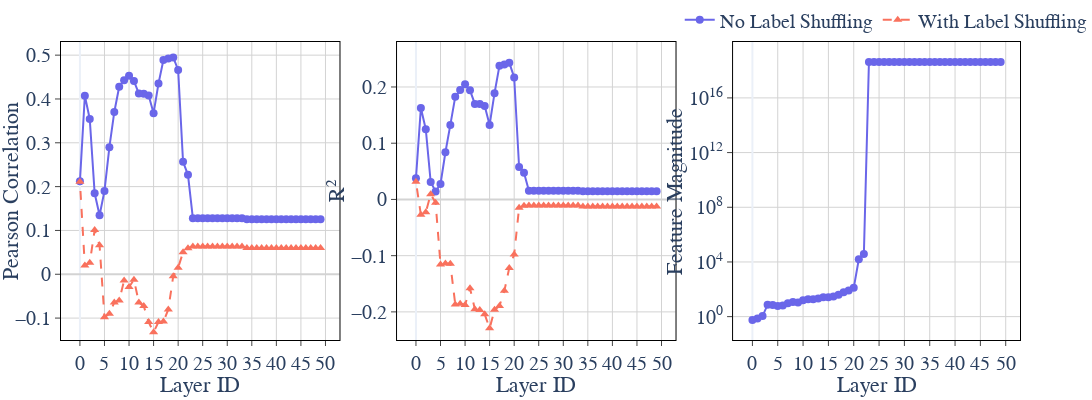

Source (notebook cell):
### Code cell
import pandas as pd
import plotly.graph_objects as go
from plotly.subplots import make_subplots
import numpy as np

# Load the main results
raw_results = pd.read_csv("/workspaces/src/models/bionemo-framework/attack/analysis/virulence_results/layerwise_sweep_40b.csv")

# Filter to only step=0 data
raw_results_step0 = raw_results[raw_results["checkpoint_step"] == 0]

# Separate by shuffle condition
results_no_shuffle = raw_results_step0[raw_results_step0["shuffle_labels"] == False]
results_shuffle = raw_results_step0[raw_results_step0["shuffle_labels"] == True]

# Define colors for shuffle vs no shuffle
color_no_shuffle = "#6a66e9"  # Blue
color_shuffle = "#f9715d"     # Red

# Create 1x3 subplots
fig = make_subplots(
    rows=1, cols=3,
    horizontal_spacing=0.06,
    column_widths=[0.33, 0.33, 0.34]
)

# Figure 1: Layer vs Pearson (Both shuffle conditions)
# No shuffle
fig.add_trace(
    go.Scatter(
        x=results_no_shuffle['layer'],
        y=results_no_shuffle['test/pearson'],
        mode='lines+markers',
        name='No Label Shuffling',
        line=dict(color=color_no_shuffle, width=2),
        marker=dict(color=color_no_shuffle, size=8),
        legendgroup='no_shuffle',
        showlegend=True
    ),
    row=1, col=1
)

# With shuffle
fig.add_trace(
    go.Scatter(
        x=results_shuffle['layer'],
        y=results_shuffle['test/pearson'],
        mode='lines+markers',
        name='With Label Shuffling',
        line=dict(color=color_shuffle, width=2, dash='dash'),
        marker=dict(color=color_shuffle, size=8, symbol='triangle-up'),
        legendgroup='shuffle',
        showlegend=True
    ),
    row=1, col=1
)

# Figure 2: Layer vs R² (Both shuffle conditions)
# No shuffle
fig.add_trace(
    go.Scatter(
        x=results_no_shuffle['layer'],
        y=results_no_shuffle['test/r2'],
        mode='lines+markers',
        name='No Shuffle',
        line=dict(color=color_no_shuffle, width=2),
        marker=dict(color=color_no_shuffle, size=8),
        legendgroup='no_shuffle',
        showlegend=False
    ),
    row=1, col=2
)

# With shuffle
fig.add_trace(
    go.Scatter(
        x=results_shuffle['layer'],
        y=results_shuffle['test/r2'],
        mode='lines+markers',
        name='Shuffled',
        line=dict(color=color_shuffle, width=2, dash='dash'),
        marker=dict(color=color_shuffle, size=8, symbol='triangle-up'),
        legendgroup='shuffle',
        showlegend=False
    ),
    row=1, col=2
)

# Figure 3: Layer vs Magnitude (No shuffle only)
fig.add_trace(
    go.Scatter(
        x=results_no_shuffle['layer'],
        y=results_no_shuffle['magnitude/combined_mean'],
        mode='lines+markers',
        name='Feature Magnitude',
        line=dict(color=color_no_shuffle, width=2),
        marker=dict(color=color_no_shuffle, size=8),
        showlegend=False
    ),
    row=1, col=3
)

# Update axes labels
fig.update_xaxes(title_text="Layer ID", row=1, col=1)
fig.update_xaxes(title_text="Layer ID", row=1, col=2)
fig.update_xaxes(title_text="Layer ID", row=1, col=3)

fig.update_yaxes(title_text="Pearson Correlation", range=[-0.15, 0.53], row=1, col=1)
fig.update_yaxes(title_text="R²", range=[-0.25, 0.28], row=1, col=2)
fig.update_yaxes(
    title_text="Feature Magnitude", 
    type="log",
    tickvals=[1, 10000, 100000000, 1000000000000, 10000000000000000],
    ticktext=["10<sup>0</sup>", "10<sup>4</sup>", "10<sup>8</sup>", "10<sup>12</sup>", "10<sup>16</sup>"],
    row=1, col=3
)

# Update layout
fig.update_layout(
    height=400,  # Adjusted for single row
    width=1600,
    title_font_size=18,
    title_x=0.5,  # Center the title
    showlegend=True,
    legend=dict(
        orientation="h",
        yanchor="top",
        y=1.14,
        xanchor="center",
        x=0.86,
        font=dict(size=20)  # Legend font size
    ),
    margin=dict(t=0, b=60, r=0, l=40),  # Margins for title and captions
    template="plotly_white",
    plot_bgcolor='white',
    font=dict(family="Arial, sans-serif", size=18)
)

# Update all x-axes with consistent styling
for i in range(1, 4):  # 3 subplots
    fig.update_xaxes(
        mirror=True,
        ticks='outside',
        showline=True,
        linecolor='black',
        gridcolor='lightgrey',
        dtick=5,  # Show ticks every 5 layers
        row=1,
        col=i,
        title_standoff=0,
        tickfont=dict(size=20),  # Tick label font size
        title_font=dict(size=22)  # Axis title font size
    )

# Update all y-axes with consistent styling
for i in range(1, 4):  # 3 subplots
    fig.update_yaxes(
        mirror=True,
        ticks='outside',
        showline=True,
        linecolor='black',
        gridcolor='lightgrey',
        zerolinecolor='lightgrey',
        row=1,
        col=i,
        title_standoff=0,
        tickfont=dict(size=20),  # Tick label font size
        title_font=dict(size=22)  # Axis title font size
    )

# Add captions to subplots
# Caption for Fig1
# fig.add_annotation(
#     text="(a) Pearson Correlation",
#     xref="paper", yref="paper",
#     x=0.17,  # First column position
#     y=-0.15,  # Below the plot
#     showarrow=False,
#     font=dict(family="Times, serif", size=24),
#     xanchor="center"
# )

# # Caption for Fig2
# fig.add_annotation(
#     text="(b) R² Score",
#     xref="paper", yref="paper",
#     x=0.5,  # Second column position
#     y=-0.15,  # Below the plot
#     showarrow=False,
#     font=dict(family="Times, serif", size=24),
#     xanchor="center"
# )

# # Caption for Fig3
# fig.add_annotation(
#     text="(c) Feature Magnitude",
#     xref="paper", yref="paper",
#     x=0.83,  # Third column position
#     y=-0.15,  # Below the plot
#     showarrow=False,
#     font=dict(family="Times, serif", size=24),
#     xanchor="center"
# )

# Show the figure
fig.show()

# Export to SVG
fig.write_image("layerwise_sweep_40b_step0.svg")

# Convert SVG to PDF
import subprocess
subprocess.run(["inkscape", "layerwise_sweep_40b_step0.svg", "--export-pdf=layerwise_sweep_40b_step0.pdf"])

### Figure 1 — Plotly figure (JSON) as saved in the notebook; plotly's stock layout.template omitted (floating-point values rounded to 4 significant figures)
{"data": [{"legendgroup": "no_shuffle", "line": {"color": "#6a66e9", "width": 2}, "marker": {"color": "#6a66e9", "size": 8}, "mode": "lines+markers", "name": "No Label Shuffling", "showlegend": true, "type": "scatter", "x": [49, 48, 47, 46, 45, 44, 43, 42, 41, 40, 39, 38, 37, 36, 35, 34, 33, 32, 31, 30, 29, 28, 27, 26, 25, 24, 23, 22, 21, 20, 19, 18, 17, 16, 15, 14, 13, 12, 11, 10, 9, 8, 7, 6, 5, 4, 3, 2, 1, 0], "xaxis": "x", "y": [0.1254, 0.1254, 0.1254, 0.1254, 0.1254, 0.1254, 0.1254, 0.1254, 0.1254, 0.1254, 0.1254, 0.1254, 0.1254, 0.1254, 0.1254, 0.1254, 0.1276, 0.1276, 0.1276, 0.1276, 0.1276, 0.1276, 0.1276, 0.1276, 0.1276, 0.1276, 0.1276, 0.2269, 0.2565, 0.4661, 0.4948, 0.4926, 0.4889, 0.4352, 0.3675, 0.4079, 0.412, 0.4123, 0.4409, 0.453, 0.4429, 0.4279, 0.3703, 0.29, 0.1902, 0.1348, 0.1848, 0.3545, 0.4072, 0.212], "yaxis": "y"}, {"legendgroup": "shuffle", "line": {"color": "#f9715d", "dash": "dash", "width": 2}, "marker": {"color": "#f9715d", "size": 8, "symbol": "triangle-up"}, "mode": "lines+markers", "name": "With Label Shuffling", "showlegend": true, "type": "scatter", "x": [49, 48, 47, 46, 45, 44, 43, 42, 41, 40, 39, 38, 37, 36, 35, 34, 33, 32, 31, 30, 29, 28, 27, 26, 25, 24, 23, 22, 21, 20, 19, 18, 17, 16, 15, 14, 13, 12, 11, 10, 9, 8, 7, 6, 5, 4, 3, 2, 1, 0], "xaxis": "x", "y": [0.05986, 0.05986, 0.05986, 0.05986, 0.05986, 0.05986, 0.05986, 0.05986, 0.05986, 0.05986, 0.05986, 0.05986, 0.05986, 0.05986, 0.05986, 0.05986, 0.06313, 0.06313, 0.06313, 0.06313, 0.06313, 0.06313, 0.06313, 0.06313, 0.06313, 0.06313, 0.06313, 0.05934, 0.05049, 0.0149, -0.0043, -0.08021, -0.1079, -0.1089, -0.1323, -0.1091, -0.07255, -0.06433, -0.0124, -0.02918, -0.01423, -0.05992, -0.06417, -0.09026, -0.09815, 0.06612, 0.101, 0.0261, 0.01983, 0.2113], "yaxis": "y"}, {"legendgroup": "no_shuffle", "line": {"color": "#6a66e9", "width": 2}, "marker": {"color": "#6a66e9", "size": 8}, "mode": "lines+markers", "name": "No Shuffle", "showlegend": false, "type": "scatter", "x": [49, 48, 47, 46, 45, 44, 43, 42, 41, 40, 39, 38, 37, 36, 35, 34, 33, 32, 31, 30, 29, 28, 27, 26, 25, 24, 23, 22, 21, 20, 19, 18, 17, 16, 15, 14, 13, 12, 11, 10, 9, 8, 7, 6, 5, 4, 3, 2, 1, 0], "xaxis": "x2", "y": [0.01467, 0.01467, 0.01467, 0.01467, 0.01467, 0.01467, 0.01467, 0.01467, 0.01467, 0.01467, 0.01467, 0.01467, 0.01467, 0.01467, 0.01467, 0.01467, 0.01528, 0.01528, 0.01528, 0.01528, 0.01528, 0.01528, 0.01528, 0.01528, 0.01528, 0.01528, 0.01528, 0.04742, 0.05781, 0.2168, 0.2433, 0.2402, 0.2378, 0.189, 0.1326, 0.1663, 0.1696, 0.1699, 0.194, 0.2048, 0.1946, 0.1825, 0.1325, 0.08393, 0.02742, 0.01401, 0.03106, 0.1248, 0.1627, 0.03758], "yaxis": "y2"}, {"legendgroup": "shuffle", "line": {"color": "#f9715d", "dash": "dash", "width": 2}, "marker": {"color": "#f9715d", "size": 8, "symbol": "triangle-up"}, "mode": "lines+markers", "name": "Shuffled", "showlegend": false, "type": "scatter", "x": [49, 48, 47, 46, 45, 44, 43, 42, 41, 40, 39, 38, 37, 36, 35, 34, 33, 32, 31, 30, 29, 28, 27, 26, 25, 24, 23, 22, 21, 20, 19, 18, 17, 16, 15, 14, 13, 12, 11, 10, 9, 8, 7, 6, 5, 4, 3, 2, 1, 0], "xaxis": "x2", "y": [-0.0125, -0.0125, -0.0125, -0.0125, -0.0125, -0.0125, -0.0125, -0.0125, -0.0125, -0.0125, -0.0125, -0.0125, -0.0125, -0.0125, -0.0125, -0.0125, -0.01091, -0.01091, -0.01091, -0.01091, -0.01091, -0.01091, -0.01091, -0.01091, -0.01091, -0.01091, -0.01091, -0.01123, -0.01469, -0.0979, -0.1218, -0.1626, -0.1896, -0.1964, -0.229, -0.2043, -0.1968, -0.1955, -0.1579, -0.1877, -0.1853, -0.1866, -0.1144, -0.1139, -0.1159, -0.005875, 0.009271, -0.023, -0.02738, 0.03151], "yaxis": "y2"}, {"line": {"color": "#6a66e9", "width": 2}, "marker": {"color": "#6a66e9", "size": 8}, "mode": "lines+markers", "name": "Feature Magnitude", "showlegend": false, "type": "scatter", "x": [49, 48, 47, 46, 45, 44, 43, 42, 41, 40, 39, 38, 37, 36, 35, 34, 33, 32, 31, 30, 29, 28, 27, 26, 25, 24, 23, 22, 21, 20, 19, 18, 17, 16, 15, 14, 13, 12, 11, 10, 9, 8, 7, 6, 5, 4, 3, 2, 1, 0], "xaxis": "x3", "y": [4.293e+18, 4.293e+18, 4.293e+18, 4.293e+18, 4.293e+18, 4.293e+18, 4.293e+18, 4.293e+18, 4.293e+18, 4.293e+18, 4.293e+18, 4.293e+18, 4.293e+18, 4.293e+18, 4.293e+18, 4.293e+18, 4.28e+18, 4.28e+18, 4.28e+18, 4.28e+18, 4.28e+18, 4.28e+18, 4.28e+18, 4.28e+18, 4.28e+18, 4.28e+18, 4.28e+18, 38520.0, 15870.0, 127.2, 82.96, 60.94, 39.92, 29.57, 26.73, 25.98, 21.48, 18.55, 18.71, 15.98, 10.65, 11.63, 9.424, 6.475, 5.906, 7.256, 7.458, 1.108, 0.7287, 0.5588], "yaxis": "y3"}], "layout": {"font": {"family": "Arial, sans-serif", "size": 18}, "height": 400, "legend": {"font": {"size": 20}, "orientation": "h", "x": 0.86, "xanchor": "center", "y": 1.14, "yanchor": "top"}, "margin": {"b": 60, "l": 40, "r": 0, "t": 0}, "plot_bgcolor": "white", "showlegend": true, "title": {"font": {"size": 18}, "x": 0.5}, "width": 1600, "xaxis": {"anchor": "y", "domain": [0, 0.2904], "dtick": 5, "gridcolor": "lightgrey", "linecolor": "black", "mirror": true, "showline": true, "tickfont": {"size": 20}, "ticks": "outside", "title": {"font": {"size": 22}, "standoff": 0, "text": "Layer ID"}}, "xaxis2": {"anchor": "y2", "domain": [0.3504, 0.6408], "dtick": 5, "gridcolor": "lightgrey", "linecolor": "black", "mirror": true, "showline": true, "tickfont": {"size": 20}, "ticks": "outside", "title": {"font": {"size": 22}, "standoff": 0, "text": "Layer ID"}}, "xaxis3": {"anchor": "y3", "domain": [0.7008, 1], "dtick": 5, "gridcolor": "lightgrey", "linecolor": "black", "mirror": true, "showline": true, "tickfont": {"size": 20}, "ticks": "outside", "title": {"font": {"size": 22}, "standoff": 0, "text": "Layer ID"}}, "yaxis": {"anchor": "x", "domain": [0, 1], "gridcolor": "lightgrey", "linecolor": "black", "mirror": true, "range": [-0.15, 0.53], "showline": true, "tickfont": {"size": 20}, "ticks": "outside", "title": {"font": {"size": 22}, "standoff": 0, "text": "Pearson Correlation"}, "zerolinecolor": "lightgrey"}, "yaxis2": {"anchor": "x2", "domain": [0, 1], "gridcolor": "lightgrey", "linecolor": "black", "mirror": true, "range": [-0.25, 0.28], "showline": true, "tickfont": {"size": 20}, "ticks": "outside", "title": {"font": {"size": 22}, "standoff": 0, "text": "R²"}, "zerolinecolor": "lightgrey"}, "yaxis3": {"anchor": "x3", "domain": [0, 1], "gridcolor": "lightgrey", "linecolor": "black", "mirror": true, "showline": true, "tickfont": {"size": 20}, "ticks": "outside", "ticktext": ["10<sup>0</sup>", "10<sup>4</sup>", "10<sup>8</sup>", "10<sup>12</sup>", "10<sup>16</sup>"], "tickvals": [1, 10000, 100000000, 1000000000000, 10000000000000000], "title": {"font": {"size": 22}, "standoff": 0, "text": "Feature Magnitude"}, "type": "log", "zerolinecolor": "lightgrey"}}}
